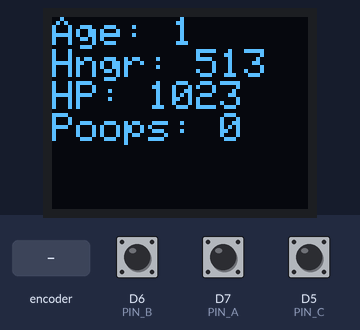
Bench run of a sketch on a simulated ESP8266 (NodeMCU). Shown: 64×48 one-colour display. The inputs (shaded band) are chosen by the test bench; at power-on: D5 (PIN_C) HIGH, D6 (PIN_B) HIGH, D7 (PIN_A) HIGH. The display library's start-up logo is not drawn; what the sketch prints to the serial monitor is not drawn.

Above: at 1.6 s.
1.7 s: rotary encoder on D7 (PIN_A) / D6 (PIN_B) turned 1 step (first pin leading)
At 2.5 s:
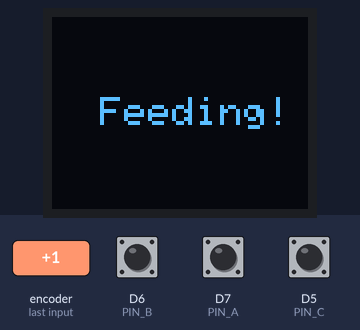
4.7 s: D5 (PIN_C) pulled LOW for 0.15 s
At 5.9 s:
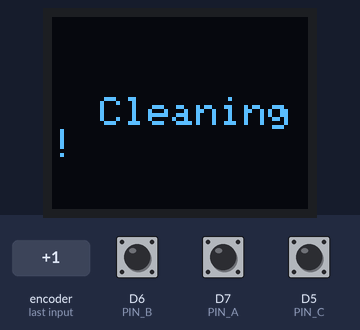
7.7 s: rotary encoder on D7 (PIN_A) / D6 (PIN_B) turned 2 steps (second pin leading)
At 8.2 s:
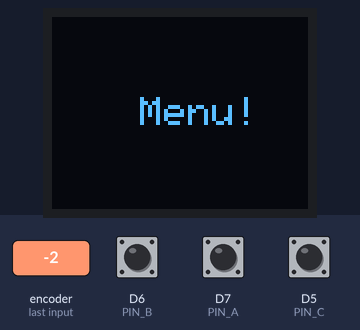
10.7 s: D5 (PIN_C) pulled LOW for 1 s
At 11.8 s:
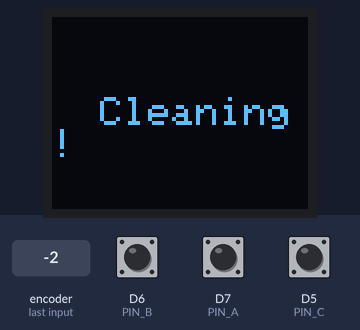
Timing chart, 0 to 13.7 s (numbered marks = the images above; inputs shaded):
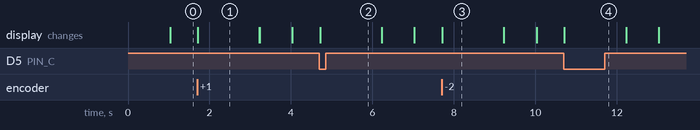

Measured:
- after the input at 1.7 s, the display: changes at once (image 1)
- after the input at 4.7 s, the display: changes at once (image 2)
- after the input at 7.7 s, the display: changes at once (image 3)
- after the input at 10.7 s, the display: changes at once (image 4)

The sketch:

wapuugotchi.ino
```cpp
/*
 * Wapuugotchi
 * by George Stephanis
 * https://github.com/georgestephanis/wapuugotchi
 */

#include <Wire.h>
#include <Bounce2.h>
#include <ESP8266WiFi.h>
#include <SFE_MicroOLED.h>

#include "Wapuu.h"
#include "SimpleTimer.h"

#define PIN_RESET 255
#define DC_JUMPER 0
#define PIN_A D7
#define PIN_B D6
#define PIN_C D5
#define PIN_SPEAKER D8

MicroOLED oled( PIN_RESET, DC_JUMPER );

String mac = WiFi.macAddress();

Bounce bounce_a = Bounce();
Bounce bounce_b = Bounce();
Bounce bounce_c = Bounce();

SimpleTimer timer;

Wapuu wapuu;

void WapuuTick() {
  wapuu.tick();
  wapuu.report();
  showWapuu( wapuu.get_age(), wapuu.get_hunger(), wapuu.get_health(), wapuu.get_poops() );
}

// Center and print a small title
// This function is quick and dirty. Only works for titles one
// line long.
void printTitle(String title, int font)
{
  int middleX = oled.getLCDWidth() / 2;
  int middleY = oled.getLCDHeight() / 2;

  oled.clear(PAGE);
  oled.setFontType(font);
  // Try to set the cursor in the middle of the screen
  oled.setCursor(middleX - (oled.getFontWidth() * (title.length()/2)),
                 middleY - (oled.getFontHeight() / 2));
  // Print the title:
  oled.print(title);
  oled.display();
  delay(1500);
  oled.clear(PAGE);
}

void showWapuu( int age, int hunger, int health, int poops ) {
  oled.clear( PAGE );
  oled.setFontType( 0 );

  int line_height = oled.getFontHeight();
  int cursor_y = 0;

  oled.setCursor( 0, 0 );
  oled.print( "Age: " + String( age ) );

  oled.setCursor( 0, cursor_y += line_height );
  oled.print( "Hngr: " + String( hunger ) );


  oled.setCursor( 0, cursor_y += line_height );
  oled.print( "HP: " + String( health ) );


  oled.setCursor( 0, cursor_y += line_height );
  oled.print( "Poops: " + String( poops ) );

  oled.display();
}

void setup() {
  Serial.begin( 74880 );
  Serial.println();
  Serial.println();
  Serial.println( "Mac Address: " + mac );
  Serial.println();

  oled.begin();
  oled.clear( ALL );
  oled.display();

  pinMode( PIN_A, INPUT_PULLUP );
  bounce_a.attach( PIN_A );
  bounce_a.interval( 5 );

  pinMode( PIN_B, INPUT_PULLUP );
  bounce_b.attach( PIN_B );
  bounce_b.interval( 5 );

  pinMode( PIN_C, INPUT_PULLUP );
  bounce_c.attach( PIN_C );
  bounce_c.interval( 5 );

  timer.setInterval( 1000, WapuuTick );
}

void loop() {
  timer.run();

  bounce_a.update();
  bounce_b.update();
  bounce_c.update();

  if ( bounce_a.fell() ) {
    printTitle( "Feeding!", 0 );
    Serial.println( "Button A Pressed!" );
    wapuu.feed();
    wapuu.report();
    showWapuu( wapuu.get_age(), wapuu.get_hunger(), wapuu.get_health(), wapuu.get_poops() );
  }
  if ( bounce_b.fell() ) {
    printTitle( "Menu!", 0 );
    Serial.println( "Button B Pressed!" );
    wapuu.report();
    showWapuu( wapuu.get_age(), wapuu.get_hunger(), wapuu.get_health(), wapuu.get_poops() );
  }
  if ( bounce_c.fell() ) {
    printTitle( "Cleaning!", 0 );
    Serial.println( "Button C Pressed!" );
    wapuu.clean_poop();
    wapuu.report();
    showWapuu( wapuu.get_age(), wapuu.get_hunger(), wapuu.get_health(), wapuu.get_poops() );
  }
}
```

Wapuu.cpp
```cpp
// (licence header left out)
#include "Arduino.h"
#include "Wapuu.h"

Wapuu::Wapuu() {
  this->stage = 0;
  this->hunger = 512;
  this->health = 1023;
  this->poops = 0;
  this->age = 0;
}

int Wapuu::evolve() {
  if ( this->stage < 5 ) {
    this->stage++;
  }
  return this->stage;
}

void Wapuu::tick() {
  int ouchies = 0;

  this->age++;

  this->hunger++;
  if ( this->hunger > 1023 ) {
    this->hunger = 1023;
    ouchies++;
  }

  // Only lose health if there's untidied poops.
  ouchies += this->poops;

  // Make a poop every 200 ticks?  May need tweaking.
  if ( 0 == this->age % 200 ) {
    this->poops++;
  }

  // Apply all the health dings, or if all is shipshape, heal a point.
  if ( ouchies > 0 ) {
    this->health -= ouchies;
  } else {
    this->health++;
  }

  // Bound checking.
  if ( this->health > 1023 ) {
    this->health = 1023;
  } else if ( this->health <= 0 ) {
    this->health = 0;
    this->stage = 5;
  }
}

void Wapuu::report() {
  Serial.printf(
      "Stage: %d | Age: %d | Hunger: %d | Health: %d | Poops: %d",
      this->stage,
      this->age,
      this->hunger,
      this->health,
      this->poops
    );
  Serial.println();
}

void Wapuu::feed() {
  if ( this->hunger > 100 ) {
    Serial.println( "Feeding Wapuu some food!" );
    this->hunger -= 100;
    this->health += 20;

    if ( this->health > 1023 ) {
      this->health = 1023;
    }
    if ( this->hunger < 0 ) {
      this->hunger = 0;
    }
  } else {
    Serial.println( "Wapuu isn't hungry right now." );
  }
}

void Wapuu::clean_poop() {
  if ( this->poops > 0 ) {
    Serial.println( "Scooping the poops!" );
  } else {
    Serial.println( "No poops to scoop." );
  }
  this->poops = 0;
}

int Wapuu::get_stage() {
  return this->stage;
}

int Wapuu::get_age() {
  return this->age;
}

int Wapuu::get_hunger() {
  return this->hunger;
}

int Wapuu::get_health() {
  return this->health;
}

int Wapuu::get_poops() {
  return this->poops;
}
```

Wapuu.h
```cpp
// (licence header left out)
#ifndef Wapuu_h
#define Wapuu_h

#include "Arduino.h"

class Wapuu {
  private:

    /**
     * What life stage is the Wapuu at?
     *  0 : Eggpuu
     *  1 : Newpuu
     *  2 : Teenpuu
     *  3 : Wapuu
     *  4 : Oldpuu
     *  5 : Deadpuu
     */
    int stage;

    /**
     * How hungry is Wapuu?
     *  Range: 0 (full) - 1023 (starving)
     */
    int hunger;

    /**
     * Current health level.
     *  Range: 0 (dead) - 1023 (max health)
     */
    int health;

    /**
     * Are there poops?
     */
    int poops;

    /**
     * The number of ticks that the Wapuu has lived.
     */
    int age;

  public:

    /**
     * Initialize a new Wapuu.
     */
    Wapuu();

    /**
     * Increments the `stage` private member variable, unless it's at max already.
     */
    int evolve();

    /**
     * Make the donuts. Increase hunger, age, generate poops, check bounds, etc.
     *
     * Should trigger off a SimpleTimer.
     */
    void tick();

    /**
     * Print a report of the current state to Serial.
     */
    void report();

    /**
     * Give some food to the Wapuu.
     */
    void feed();

    /**
     * Scoop the poop.
     */
    void clean_poop();

    /**
     * Getter methods for private variables.
     */
    int get_stage();
    int get_age();
    int get_hunger();
    int get_health();
    int get_poops();
};

#endif
```
